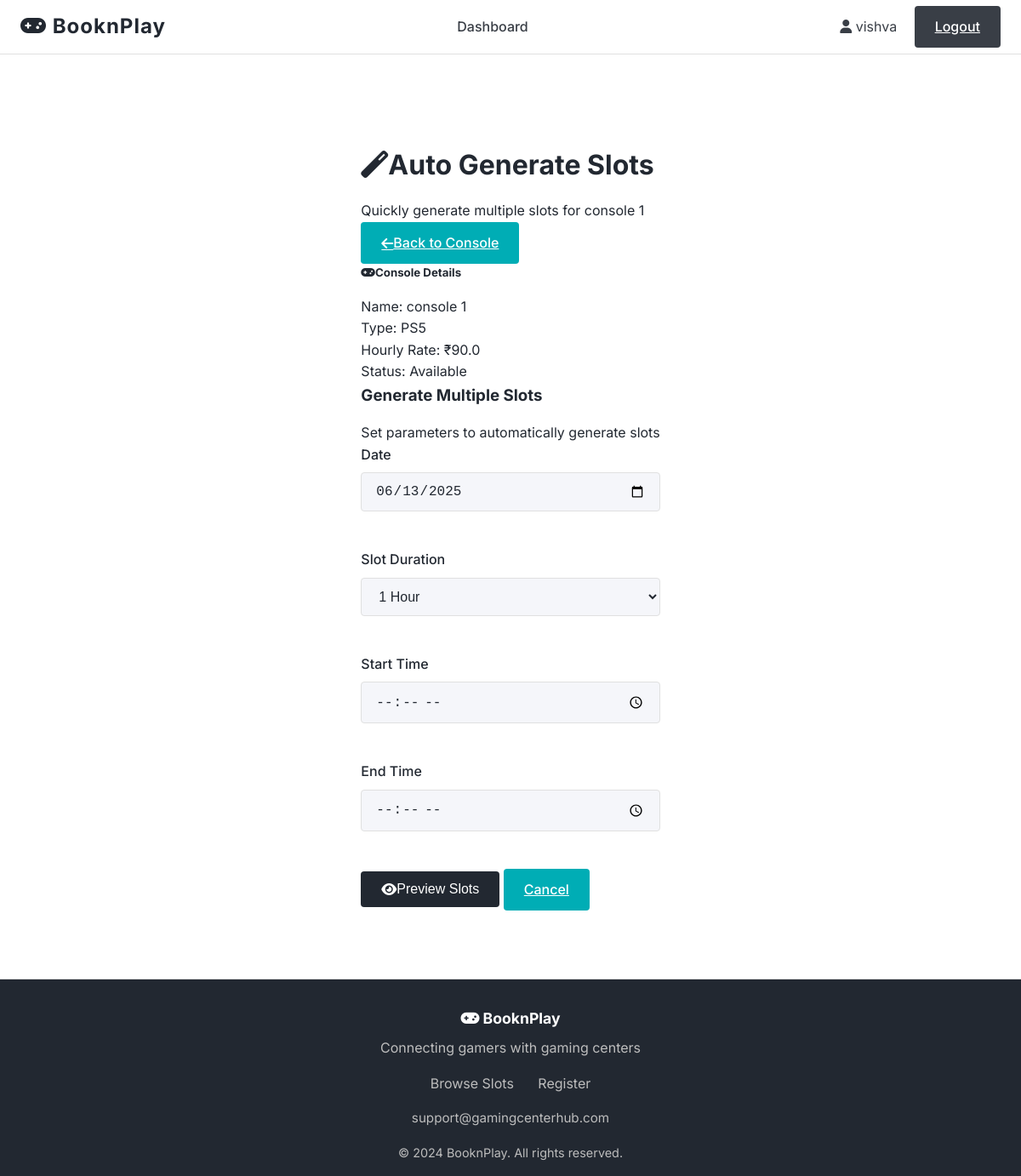
The page /auto_slots/2 (signed in) on the database as committed earlier.
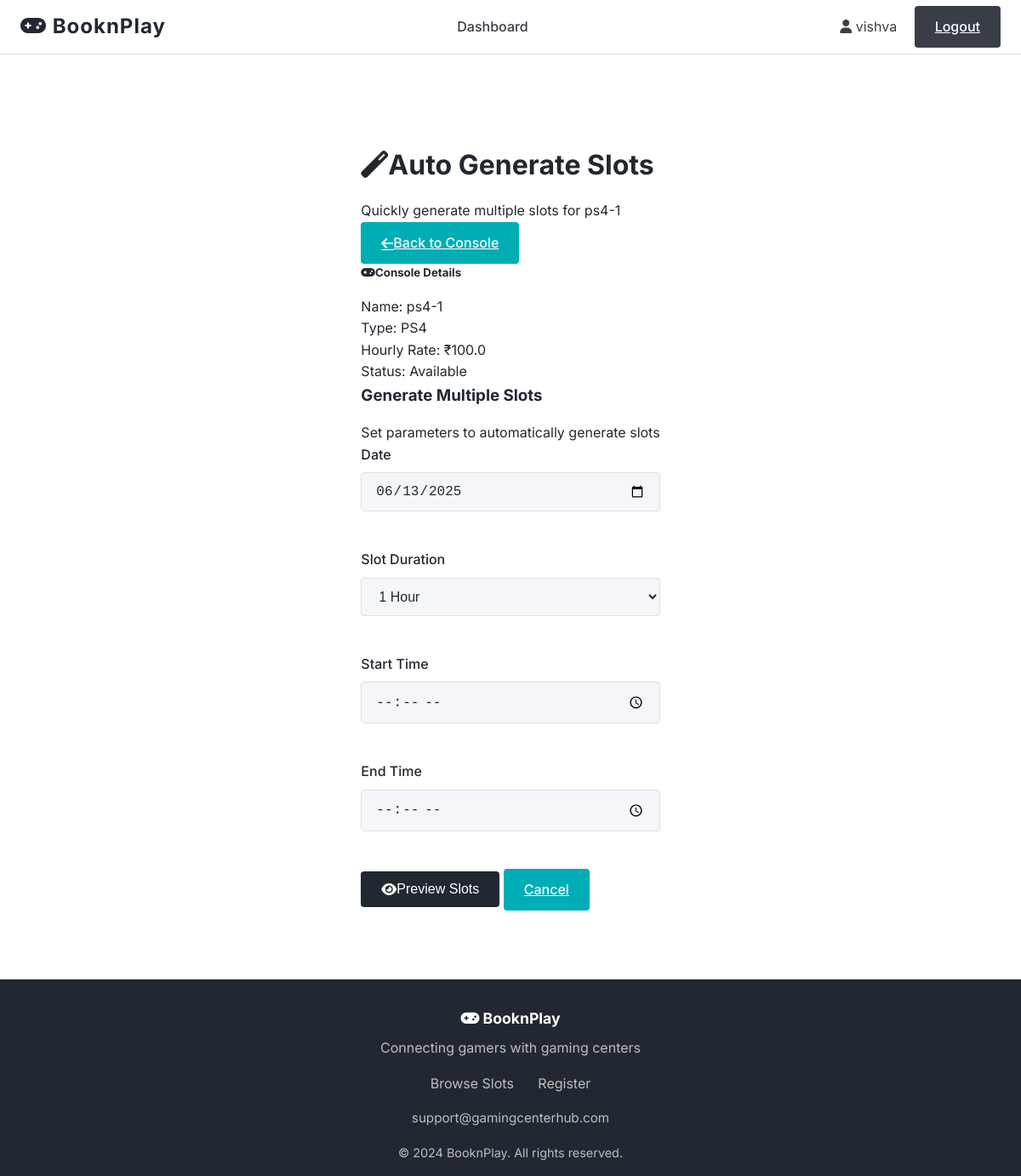
The same page on the database as committed later.
### models.py (models this page shows, shortened)
class Console(db.Model):
    __tablename__ = 'consoles'
    id = db.Column(db.Integer, primary_key=True)
    name = db.Column(db.String(100), nullable=False)
    console_type = db.Column(db.String(50), nullable=False)
    hourly_rate = db.Column(db.Float, nullable=False)  # Rate per person per hour
    is_available = db.Column(db.Boolean, default=True)
    created_at = db.Column(db.DateTime, default=datetime.utcnow)
    owner_id = db.Column(db.Integer, db.ForeignKey('owners.id'), nullable=False)
    slots = db.relationship('TimeSlot', backref='console', lazy=True, cascade='all, delete-orphan')

### routes.py (the view)
@app.route('/auto_slots/<int:console_id>')
def auto_slots(console_id):
    if 'user_id' not in session or session.get('user_type') != 'owner':
        flash('Please login to access this page', 'error')
        return redirect(url_for('login'))
    console = Console.query.get_or_404(console_id)
    if console.owner_id != session['user_id']:
        flash('Access denied', 'error')
        return redirect(url_for('dashboard'))
    return render_template('auto_slots.html', console=console)

### templates/auto_slots.html (shortened to what the changed rows need)
{% extends "base.html" %}
{% block content %}
<div class="form-page">
    <div class="page-header">
        <div class="row align-items-center">
            <div class="col">
                <h1 class="page-title">
                    <i class="fas fa-magic me-3"></i>Auto Generate Slots
                </h1>
                <p class="page-subtitle">Quickly generate multiple slots for {{ console.name }}</p>
            </div>
        </div>
    </div>
    <div class="row justify-content-center">
        <div class="col-md-8 col-lg-6">
            <div class="console-info-card mb-4">
                <div class="card-body">
                    <div class="row">
                        <div class="col-6">
                            <div class="info-item">
                                <span class="info-label">Name:</span>
                                <span class="info-value">{{ console.name }}</span>
                            </div>
                            <div class="info-item">
                                <span class="info-label">Type:</span>
                                <span class="info-value">{{ console.console_type }}</span>
                            </div>
                        </div>
                        <div class="col-6">
                            <div class="info-item">
                                <span class="info-label">Hourly Rate:</span>
                                <span class="info-value">₹{{ console.hourly_rate }}</span>
                            </div>
                        </div>
                    </div>
                </div>
            </div>
        </div>
    </div>
</div>
{% endblock %}

Rows that differ between the two databases and show on the page:
changed Console: name "console 1" → "ps4-1"; console_type "PS5" → "PS4"; hourly_rate "90.0" → "100.0"
